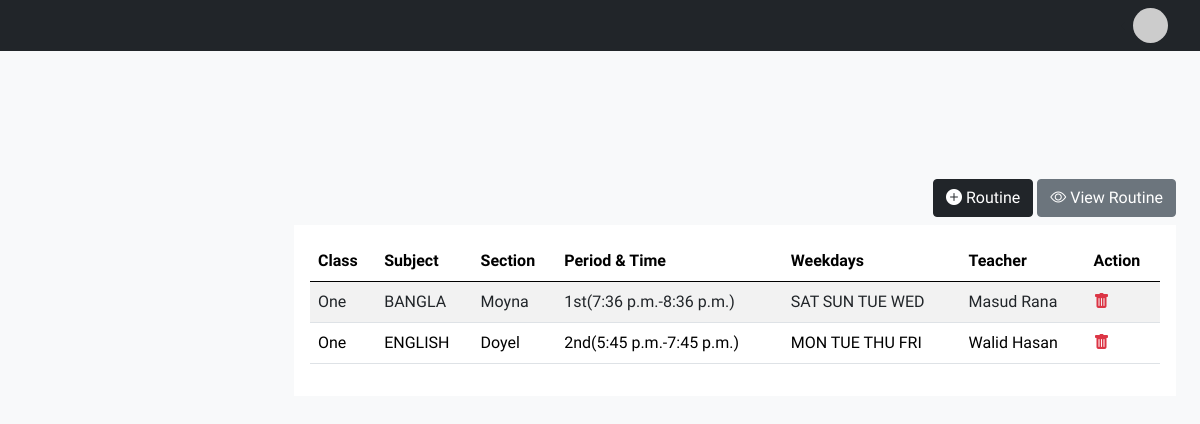
The page /dashboard/routine on the database as committed earlier.
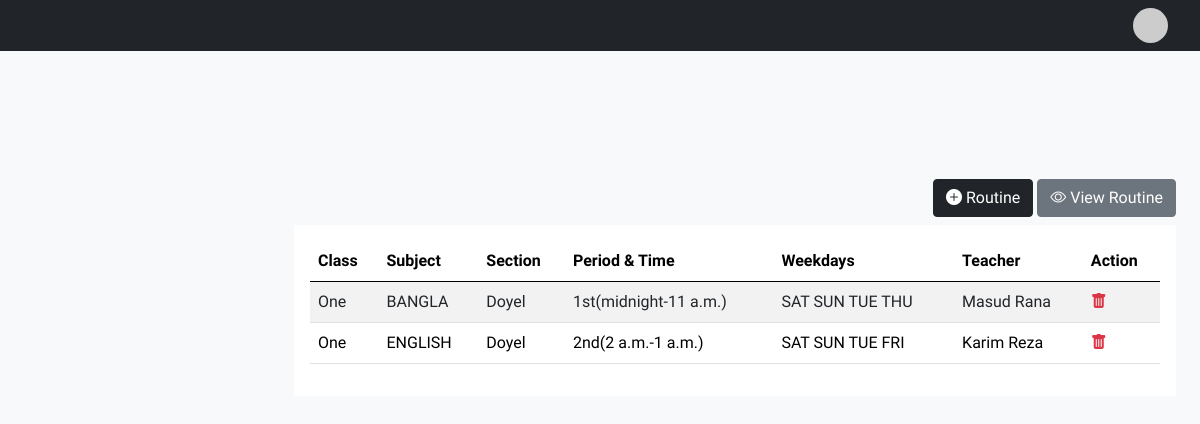
The same page on the database as committed later.
### base/models.py (models this page shows, shortened)
class Routine(models.Model):
    school = models.ForeignKey(User, on_delete=models.CASCADE)
    clas = models.ForeignKey(Class, on_delete=models.CASCADE)
    sec = models.ForeignKey(Section, on_delete=models.CASCADE)
    period = models.CharField(max_length=100)
    sub = models.TextField(blank=True)
    start = models.TimeField()
    end = models.TimeField()
    week = models.ManyToManyField(Day)
    teacher = models.CharField(max_length=100)

class Class(models.Model):
  school = models.ForeignKey(User, on_delete=models.CASCADE, null=True, blank=True)
  name = models.CharField(max_length=50)
  type = models.CharField(max_length=100)
  subjects = models.ManyToManyField(Subject)
  start_time = models.TimeField(null=True, blank=True)
  end_time = models.TimeField(null=True, blank=True)

class Section(models.Model):
  school = models.ForeignKey(User, on_delete=models.CASCADE, null=True, blank=True)
  name = models.CharField(max_length=200)
  clas_name = models.ForeignKey(Class, on_delete=models.CASCADE,null=True,blank=True)
  shift = models.CharField(max_length=100)
  year = models.CharField(max_length=100)
  group = models.CharField(max_length=100)
  room = models.CharField(max_length=100)

class Day(models.Model):
  name = models.CharField(max_length=50)

### base/views.py (the view, shortened to what this page needs)
# urls.py: path('dashboard/routine', routine, name='routine'),
def routine(r):
  data = r.POST
  d = r.GET.get('delete')
  if d:
    Routine.objects.get(id=d).delete()
  context = {'routine': Routine.objects.all()}
  return render(r, 'dashboard/routine.html', context)

### base/context_processors.py (called while the page is built)
def get_subjects(r):
  context = {'subjects': Subject.objects.all()}
  return context

def get_classes(r):
  context = {'classes': Class.objects.filter(school__id=r.user.id)}
  return context

def get_years(r):
  context = {'years':Year.objects.all()}
  return context

def get_sec(r):
  context = {'sections':Section.objects.all()}
  return context

def get_day(r):
  context = {'days':Day.objects.all()}
  return context

### templates/dashboard/routine.html (shortened to what this page needs)
{% extends 'dashboard/dashboard.html' %}
{% block body %}
<div class="col-md-12">
<section class="vh-100">
 <div class="mt-5 d-lex h-75 justify-content-center align-items-center">
<div class="text-end">
<button type="button" class="btn btn-dark my-2" data-bs-toggle="modal" data-bs-target="#exampleModal">
  <i class="bi bi-plus-circle-fill"></i> Routine
</button>
<a href="routine/view" class="btn btn-secondary my-2">
    <i class="bi bi-eye"></i> View Routine
</a>
</div>
   <div class="card-table card-body bg-white">
<table class="table table-striped">
  <thead>
    <tr>
      <th scope="col">Class</th>
      <th scope="col">Subject</th>
      <th scope="col">Section</th>
      <th scope="col">Period & Time</th>
      <th scope="col">Weekdays</th>
      <th scope="col">Teacher</th>
      <th scope="col">Action</th>
    </tr>
  </thead>
  <tbody>
    {% for r in routine %}
    <tr>
      <td>{{r.clas.name}}</td>
      <td>{{r.sub}}</td>
      <td>{{r.sec.name}}</td>
      <td>{{r.period}}({{r.start}}-{{r.end}})</td>
      <td> {% for w in r.week.all %}
            {{w.name}}{% endfor %}</td>
      <td>{{r.teacher}}</td>
      <td>
        <a href="/dashboard/routine?delete={{r.id}}"><i class="text-danger bi bi-trash-fill"></i></a>
      </td>
    </tr>
    {% endfor %}
  </table>
        </div>
    </div>
  </section>
</div>
{% endblock %}

### templates/dashboard/dashboard.html (shortened to what this page needs)
{% load static %}
<!DOCTYPE html>
<html lang="en">
  <head>
    <link rel="stylesheet" href="css/bootstrap.min.css" />
    <link
      rel="stylesheet"
      href="https://cdn.jsdelivr.net/npm/bootstrap-icons@1.4.1/font/bootstrap-icons.css"
    />
    <link href="https://cdn.jsdelivr.net/npm/bootstrap@5.0.2/dist/css/bootstrap.min.css" rel="stylesheet">
  </head>
  <body class="bg-light">
    <nav class="p-2 navbar navbar-expand-lg navbar-dark bg-dark sticky-top">
      <div class="container-fluid">
        <div class="dropdown dropstart">
          <div class="dropdown-toggle" type="button" id="dropdownMenuButton1" data-bs-toggle="dropdown" aria-expanded="false">
            <img class="avatar img-fluid" src="https://api.dicebear.com/6.x/initials/svg?seed={{request.user}}">
          </div>
        </div>
      </div>
    </nav>
    <main class="mt-5 pt-3">
      <div class="container-fluid">
        <div class="row">
          <div class="col-md-12">
          </div>
        </div>
        <div class="row">
            {% block body %}
            {% endblock %}
        </div>
      </div>
    </main>
  </body>
</html>

### templates/dashboard/dashboard.html (style rules this page uses)
body, button { font-family: 'Source Sans Pro', sans-serif; }
.card-table { width : 100%; overflow-x : scroll; }
:root { --offcanvas-width: 270px; --topNavbarHeight: 56px; }
@media (min-width: 992px) { body { overflow: auto !important; } }
@media (min-width: 992px) { main { margin-left: var(--offcanvas-width); } }
.avatar { height : 35px; width :35px; border-radius : 100px; }

Rows that differ between the two databases and show on the page:
removed Routine: clas.name "One", sub "BANGLA", sec.name "Moyna", period "1st", start "7:36 p.m.", end "8:36 p.m.", teacher "Masud Rana", Day (name "SAT"), Day (name "SUN"), Day (name "TUE")
no longer on this page (row unchanged): Day: name "WED", shown under "One"
removed Routine: clas.name "One", sub "ENGLISH", sec.name "Doyel", period "2nd", start "5:45 p.m.", end "7:45 p.m.", teacher "Walid Hasan", Day (name "TUE"), Day (name "THU"), Day (name "FRI")
no longer on this page (row unchanged): Day: name "MON", shown under "One"
added Routine: clas.name "One", sub "BANGLA", sec.name "Doyel", period "1st", start "midnight", end "11 a.m.", teacher "Masud Rana", Day (name "SAT"), Day (name "SUN"), Day (name "TUE"), Day (name "THU")
added Routine: clas.name "One", sub "ENGLISH", sec.name "Doyel", period "2nd", start "2 a.m.", end "1 a.m.", teacher "Karim Reza", Day (name "SAT"), Day (name "SUN"), Day (name "TUE"), Day (name "FRI")
